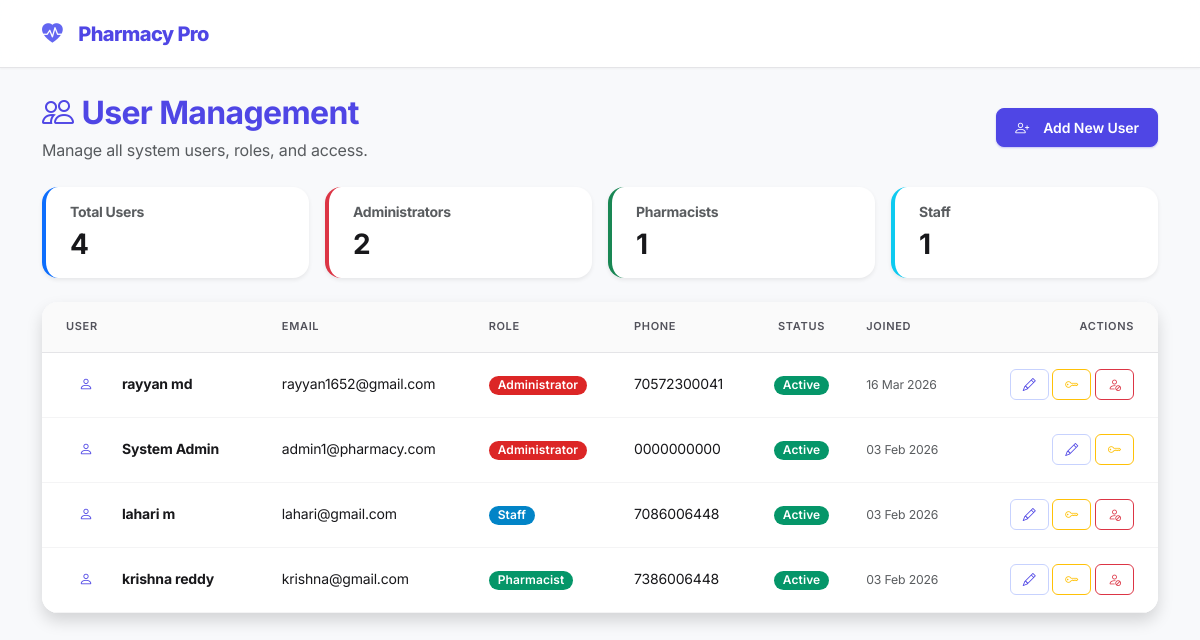
The app's page /public/users/manage_users.php (signed in) with its own data.
### tables this page shows
CREATE TABLE `users` (
  `user_id` int(11) NOT NULL,
  `email` varchar(100) NOT NULL,
  `password_hash` varchar(255) NOT NULL,
  `first_name` varchar(50) NOT NULL,
  `last_name` varchar(50) NOT NULL,
  `role` enum('Administrator','Pharmacist','Staff') NOT NULL,
  `branch_id` int(11) DEFAULT 1,
  `phone` varchar(20) DEFAULT NULL,
  `address` text DEFAULT NULL,
  `created_at` timestamp NOT NULL DEFAULT current_timestamp(),
  `updated_at` timestamp NOT NULL DEFAULT current_timestamp() ON UPDATE current_timestamp(),
  `is_active` tinyint(1) DEFAULT 1
);

### app/init.php (called while the page is built, shortened)
<?php
spl_autoload_register(function ($class_name) {
    $core_file = __DIR__ . '/Core/' . $class_name . '.php';
    if (file_exists($core_file)) {
        return;
    }
    $model_file = __DIR__ . '/Models/' . $class_name . '.php';
    if (file_exists($model_file)) {
        return;
    }
});

### app/Models/User.php (called while the page is built, shortened)
<?php
class User {
    private $conn;
    private $table_name = "users";
    public function __construct($db) {
        $this->conn = $db;
    }
    public function readAll() {
        $query = "SELECT user_id, email, first_name, last_name, role, phone, address, is_active, created_at
                  FROM " . $this->table_name . " ORDER BY created_at DESC";
        $stmt = $this->conn->prepare($query);
        $stmt->execute();
        return $stmt->fetchAll(PDO::FETCH_ASSOC);
    }
    public function countByRole() {
        $query = "SELECT role, COUNT(*) as count FROM " . $this->table_name . " GROUP BY role";
        $stmt = $this->conn->prepare($query);
        $stmt->execute();
        return $stmt->fetchAll(PDO::FETCH_ASSOC);
    }
}

### public/users/manage_users.php (the view, shortened to what this page needs)
<?php
$database = new Database();
$db = $database->getConnection();
$user = new User($db);
$allUsers = $user->readAll();
$roleCounts = $user->countByRole();
$roleMap = [];
foreach ($roleCounts as $rc) {
    $roleMap[$rc['role']] = $rc['count'];
}
?>
<!DOCTYPE html>
<html lang="en">
<head>
    <link href="https://cdn.jsdelivr.net/npm/bootstrap@5.3.0/dist/css/bootstrap.min.css" rel="stylesheet">
    <link rel="stylesheet" href="https://cdn.jsdelivr.net/npm/bootstrap-icons@1.10.0/font/bootstrap-icons.css">
    <link href="../styles.css" rel="stylesheet">
</head>
<body>
    <nav class="navbar navbar-dark bg-primary">
        <div class="container">
            <a class="navbar-brand fw-bold" href="../dashboard/dashboard.php">
                <i class="bi bi-heart-pulse-fill me-2"></i>Pharmacy Pro
            </a>
        </div>
    </nav>
    <div class="container py-4">
        <div class="d-flex justify-content-between align-items-center mb-4">
            <div>
                <h2 class="fw-bold text-primary mb-1"><i class="bi bi-people me-2"></i>User Management</h2>
                <p class="text-muted mb-0">Manage all system users, roles, and access.</p>
            </div>
            <a href="add_user.php" class="btn btn-primary"><i class="bi bi-person-plus me-2"></i>Add New User</a>
        </div>
        <div class="row g-3 mb-4">
            <div class="col-md-3">
                <div class="card border-0 shadow-sm border-start border-4 border-primary">
                    <div class="card-body py-3">
                        <h6 class="text-muted small mb-1">Total Users</h6>
                        <h3 class="mb-0 fw-bold"><?php echo count($allUsers); ?></h3>
                    </div>
                </div>
            </div>
            <div class="col-md-3">
                <div class="card border-0 shadow-sm border-start border-4 border-danger">
                    <div class="card-body py-3">
                        <h6 class="text-muted small mb-1">Administrators</h6>
                        <h3 class="mb-0 fw-bold"><?php echo $roleMap['Administrator'] ?? 0; ?></h3>
                    </div>
                </div>
            </div>
            <div class="col-md-3">
                <div class="card border-0 shadow-sm border-start border-4 border-success">
                    <div class="card-body py-3">
                        <h6 class="text-muted small mb-1">Pharmacists</h6>
                        <h3 class="mb-0 fw-bold"><?php echo $roleMap['Pharmacist'] ?? 0; ?></h3>
                    </div>
                </div>
            </div>
            <div class="col-md-3">
                <div class="card border-0 shadow-sm border-start border-4 border-info">
                    <div class="card-body py-3">
                        <h6 class="text-muted small mb-1">Staff</h6>
                        <h3 class="mb-0 fw-bold"><?php echo $roleMap['Staff'] ?? 0; ?></h3>
                    </div>
                </div>
            </div>
        </div>
        <div class="card border-0 shadow">
            <div class="card-body p-0">
                <div class="table-responsive">
                    <table class="table table-hover align-middle mb-0">
                        <thead class="bg-light">
                            <tr>
                                <th class="px-4 py-3">User</th>
                                <th class="py-3">Email</th>
                                <th class="py-3">Role</th>
                                <th class="py-3">Phone</th>
                                <th class="py-3 text-center">Status</th>
                                <th class="py-3">Joined</th>
                                <th class="py-3 text-end px-4">Actions</th>
                            </tr>
                        </thead>
                        <tbody>
                            <?php foreach ($allUsers as $u): ?>
                            <tr class="<?php echo !$u['is_active'] ? 'table-secondary' : ''; ?>">
                                <td class="px-4">
                                    <div class="d-flex align-items-center">
                                        <div class="bg-primary bg-opacity-10 rounded-circle d-flex align-items-center justify-content-center me-3" style="width:40px;height:40px;">
                                            <i class="bi bi-person text-primary"></i>
                                        </div>
                                        <div>
                                            <div class="fw-bold"><?php echo htmlspecialchars($u['first_name'] . ' ' . $u['last_name']); ?></div>
                                        </div>
                                    </div>
                                </td>
                                <td><?php echo htmlspecialchars($u['email']); ?></td>
                                <td>
                                    <?php
                                    $roleBadge = ['Administrator' => 'danger', 'Pharmacist' => 'success', 'Staff' => 'info'];
                                    $badge = $roleBadge[$u['role']] ?? 'secondary';
                                    ?>
                                    <span class="badge bg-<?php echo $badge; ?>"><?php echo htmlspecialchars($u['role']); ?></span>
                                </td>
                                <td><?php echo htmlspecialchars($u['phone'] ?? '-'); ?></td>
                                <td class="text-center">
                                    <?php if ($u['is_active']): ?>
                                        <span class="badge bg-success">Active</span>
                                    <?php else: ?>
                                        <span class="badge bg-secondary">Inactive</span>
                                    <?php endif; ?>
                                </td>
                                <td><small class="text-muted"><?php echo date('d M Y', strtotime($u['created_at'])); ?></small></td>
                                <td class="text-end px-4">
                                    <button class="btn btn-sm btn-outline-primary" data-bs-toggle="modal" data-bs-target="#editModal<?php echo $u['user_id']; ?>">
                                        <i class="bi bi-pencil"></i>
                                    </button>
                                    <button class="btn btn-sm btn-outline-warning" data-bs-toggle="modal" data-bs-target="#resetModal<?php echo $u['user_id']; ?>">
                                        <i class="bi bi-key"></i>
                                    </button>
                                    <?php if ($u['user_id'] !== (int)$_SESSION['currentUser']['user_id']): ?>
                                    <form method="POST" class="d-inline" onsubmit="return confirm('Are you sure you want to <?php echo $u['is_active'] ? 'deactivate' : 'activate'; ?> this user?')">
                                        <button type="submit" class="btn btn-sm btn-outline-<?php echo $u['is_active'] ? 'danger' : 'success'; ?>">
                                            <i class="bi bi-<?php echo $u['is_active'] ? 'person-slash' : 'person-check'; ?>"></i>
                                        </button>
                                    </form>
                                    <?php endif; ?>
                                </td>
                            </tr>
                            <?php endforeach; ?>
                        </tbody>
                    </table>
                </div>
            </div>
        </div>
    </div>
</body>
</html>

### records on screen
users: first_name+last_name "rayyan md", email "rayyan1652@gmail.com", role "Administrator", phone "70572300041", is_active "Active", created_at "16 Mar 2026"
users: first_name+last_name "System Admin", email "admin1@pharmacy.com", role "Administrator", phone "0000000000", is_active "Active", created_at "03 Feb 2026"
users: first_name+last_name "lahari m", email "lahari@gmail.com", role "Staff", phone "7086006448", is_active "Active", created_at "03 Feb 2026"
users: first_name+last_name "krishna reddy", email "krishna@gmail.com", role "Pharmacist", phone "7386006448", is_active "Active", created_at "03 Feb 2026"

### other values on screen
count($allUsers) "4"
$roleMap['Administrator'] "2"
$roleMap['Pharmacist'] "1"
$roleMap['Staff'] "1"
